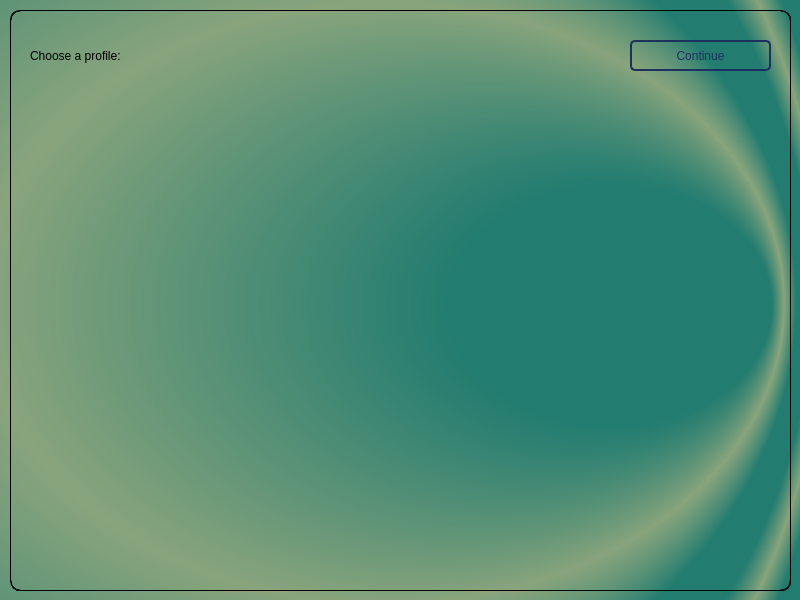
<?xml version="1.0" encoding="UTF-8"?>
<ui version="4.0">
 <class>MainWindow</class>
 <widget class="QMainWindow" name="MainWindow">
  <property name="geometry">
   <rect>
    <x>0</x>
    <y>0</y>
    <width>800</width>
    <height>600</height>
   </rect>
  </property>
  <property name="font">
   <font>
    <family>Purisa</family>
    <pointsize>16</pointsize>
   </font>
  </property>
  <property name="windowTitle">
   <string>MainWindow</string>
  </property>
  <property name="styleSheet">
   <string notr="true">background-color:qradialgradient(spread:reflect, cx:0.480198, cy:0.506, radius:0.5, fx:0.955, fy:0.511364, stop:0.401832 rgba(34, 124, 112, 255), stop:1 rgba(136, 164, 124, 255))</string>
  </property>
  <widget class="QWidget" name="centralwidget">
   <property name="styleSheet">
    <string notr="true">QFrame{
background-color: transparent;
border: 1px ridge black;
border-radius: 10px;
}</string>
   </property>
   <widget class="QFrame" name="frame">
    <property name="geometry">
     <rect>
      <x>10</x>
      <y>10</y>
      <width>781</width>
      <height>581</height>
     </rect>
    </property>
    <property name="styleSheet">
     <string notr="true">QWidget{
background-color: transparent;
}
QPushButton{
color: rgb(28, 49, 94);
border: 2px solid rgb(28, 49, 94);
border-radius: 5px;
}
QPushButton::hover{
background-color: rgb(230, 226, 195);
}
QPushButton::pressed{
background-color:  rgb(28, 49, 94);
}
QToolButton{
background-color: rgb(136, 164, 124);
border: 1px solid;
border-radius: 5px;
}
QToolButton::hover{
background-color: rgb(230, 226, 195);
}
QLineEdit{
color: rgb(28, 49, 94);
border: 2px groove rgb(28, 49, 94);
border-radius: 5px;
}
QLineEdit::focus{
background-color: rgb(230, 226, 195);
}</string>
    </property>
    <property name="frameShape">
     <enum>QFrame::StyledPanel</enum>
    </property>
    <property name="frameShadow">
     <enum>QFrame::Raised</enum>
    </property>
    <widget class="QPushButton" name="bt_continue">
     <property name="geometry">
      <rect>
       <x>620</x>
       <y>30</y>
       <width>141</width>
       <height>31</height>
      </rect>
     </property>
     <property name="styleSheet">
      <string notr="true"/>
     </property>
     <property name="text">
      <string>Continue</string>
     </property>
    </widget>
    <widget class="QLabel" name="lb_feed">
     <property name="geometry">
      <rect>
       <x>280</x>
       <y>10</y>
       <width>321</width>
       <height>71</height>
      </rect>
     </property>
     <property name="styleSheet">
      <string notr="true">border: 0px;
font-size: 17px;</string>
     </property>
     <property name="text">
      <string/>
     </property>
     <property name="alignment">
      <set>Qt::AlignCenter</set>
     </property>
    </widget>
    <widget class="QLabel" name="label_c">
     <property name="geometry">
      <rect>
       <x>20</x>
       <y>10</y>
       <width>251</width>
       <height>71</height>
      </rect>
     </property>
     <property name="styleSheet">
      <string notr="true">border: none;</string>
     </property>
     <property name="text">
      <string>Choose a profile: </string>
     </property>
    </widget>
    <widget class="QWidget" name="gridLayoutWidget">
     <property name="geometry">
      <rect>
       <x>10</x>
       <y>80</y>
       <width>761</width>
       <height>481</height>
      </rect>
     </property>
     <layout class="QGridLayout" name="gridLayout"/>
    </widget>
   </widget>
  </widget>
 </widget>
 <resources/>
 <connections/>
</ui>
